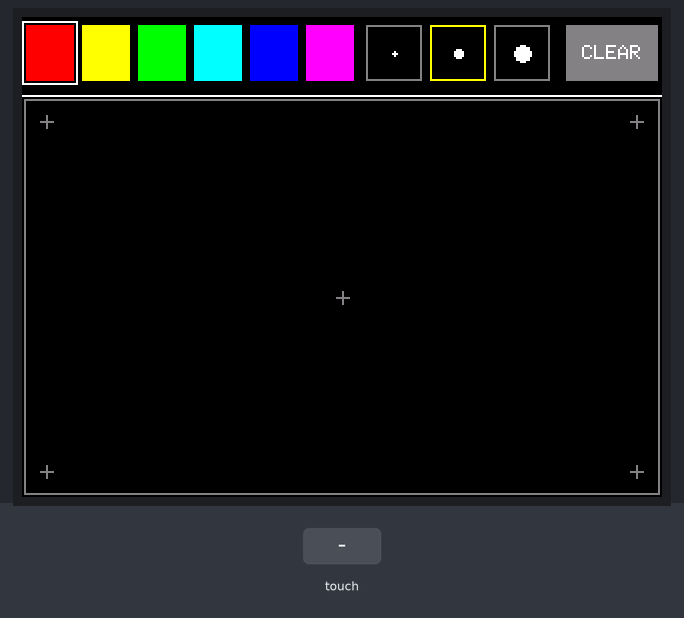
Bench run of a sketch on a simulated Arduino Uno, built with avr-gcc and run on an emulated ATmega328P. Shown: 320×240 colour display. The inputs (shaded band) are chosen by the test bench. What the sketch prints to the serial monitor is not drawn.

Above: at 2.6 s.
2.7 s: touch panel pressed at 13 % / 10 % of its raw x / y range
4.2 s: touch panel pressed at 87 % / 10 % of its raw x / y range
At 4.25 s:
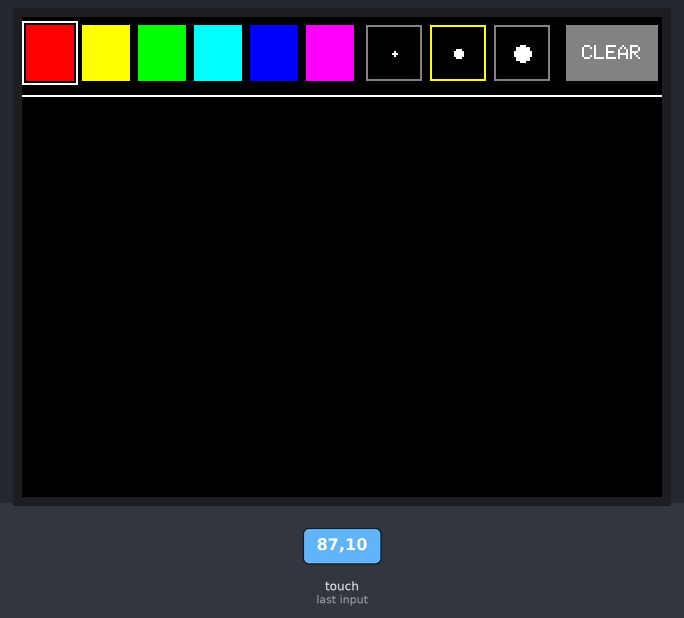
5.7 s: touch panel pressed at 87 % / 30 % of its raw x / y range
At 6.5 s:
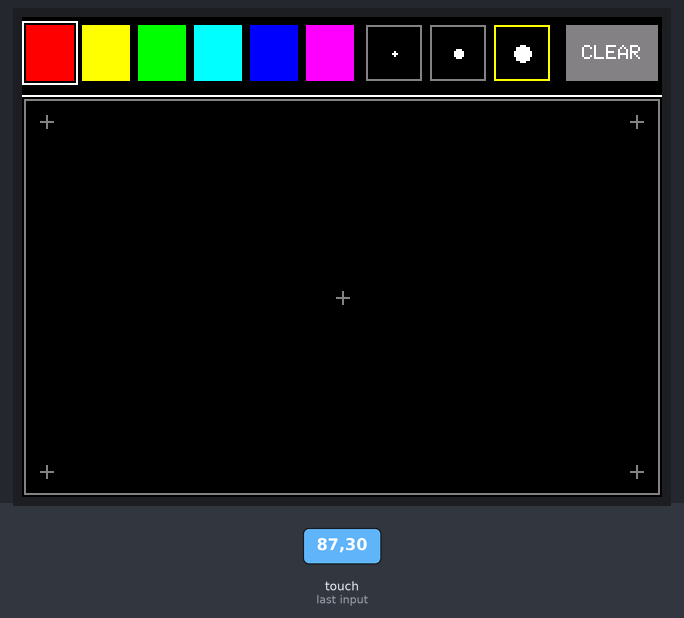
7.2 s: touch panel pressed at 87 % / 70 % of its raw x / y range
At 7.6 s:
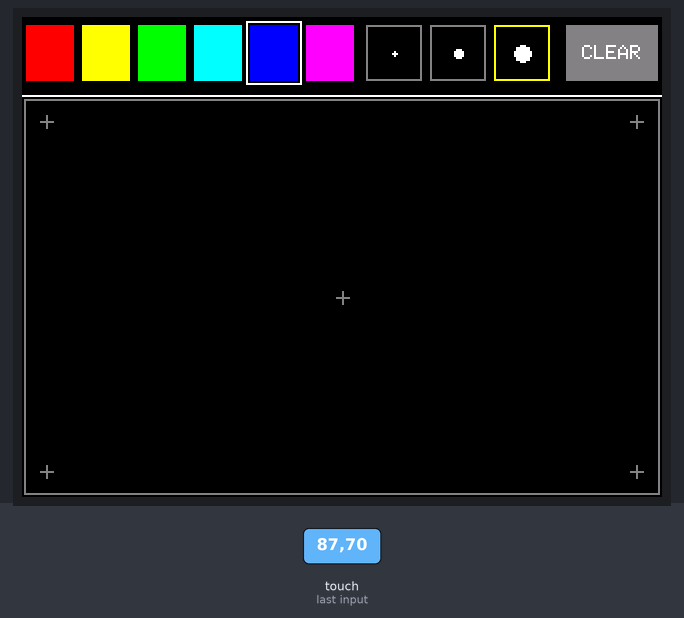
8.7 s: touch panel pressed at 38 % / 10 % of its raw x / y range
10.2 s: touch panel pressed at 62 % / 10 % of its raw x / y range
At 11.3 s:
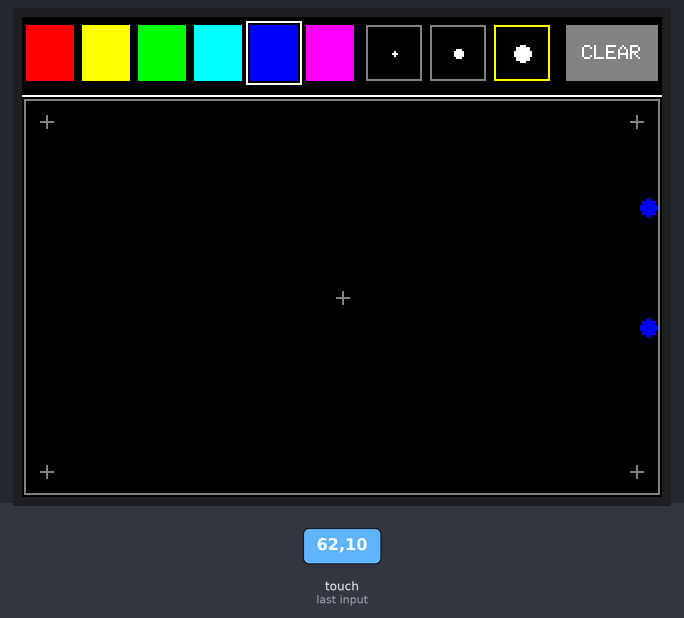
Timing chart, 0 to 12.7 s (numbered marks = the images above; inputs shaded):
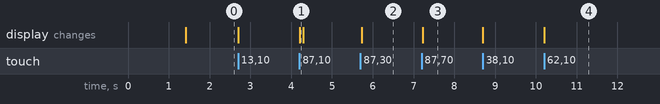

Measured:
- after the input at 4.2 s, the display: changes at once (image 1)
- after the input at 5.7 s, the display: changes at once (image 2)
- after the input at 7.2 s, the display: changes at once (image 3)
- after the input at 10.2 s, the display: changes at once (image 4)

The sketch:

05_Touch_Paint.ino
```cpp
/*
  LAB-03 / TEST-05
  Arduino UNO + MAR2406 2.4" TFT Touch Shield

  Touch Paint / HMI test inspired by the factory "touch_pen" demo,
  but rewritten for the verified current-batch touch wiring and the
  project canonical display orientation ROT1 / 320x240.

  Verified current-batch touch wiring:
    XP = D6
    XM = A2
    YP = A1
    YM = D7

  Certified portrait (ROT0) calibration seed:
    LEFT   = 151
    RIGHT  = 920
    TOP    = 964
    BOTTOM = 169

  Touch is first mapped into the certified ROT0 portrait coordinate
  system (240x320), then transformed into ROT1 landscape:
    landscapeX = portraitY
    landscapeY = 239 - portraitX

  UI:
    - six colors
    - three pen sizes
    - CLEAR button
    - free drawing area

  Purpose:
    Verify that calibrated touch follows the stylus across the full
    320x240 canonical HMI coordinate system without dead zones,
    axis swap, mirroring, or gross nonlinearity.
*/

#include <Adafruit_GFX.h>
#include <MCUFRIEND_kbv.h>
#include <TouchScreen.h>

MCUFRIEND_kbv tft;

#define BLACK   0x0000
#define WHITE   0xFFFF
#define RED     0xF800
#define GREEN   0x07E0
#define BLUE    0x001F
#define CYAN    0x07FF
#define MAGENTA 0xF81F
#define YELLOW  0xFFE0
#define GREY    0x8410

#define MINPRESSURE 40
#define MAXPRESSURE 2000

const int XP = 6;
const int XM = A2;
const int YP = A1;
const int YM = 7;

const int TS_LEFT = 151;
const int TS_RT   = 920;
const int TS_TOP  = 964;
const int TS_BOT  = 169;

TouchScreen ts = TouchScreen(XP, YP, XM, YM, 300);

static const int16_t TOOLBAR_H = 40;
static const uint8_t COLOR_COUNT = 6;
static const uint16_t COLORS[COLOR_COUNT] = {
  RED, YELLOW, GREEN, CYAN, BLUE, MAGENTA
};

static uint16_t currentColor = RED;
static uint8_t currentRadius = 2;
static bool wasPressed = false;
static int16_t lastX = -1;
static int16_t lastY = -1;

static void restoreSharedPins() {
  pinMode(XP, OUTPUT);
  pinMode(XM, OUTPUT);
  pinMode(YP, OUTPUT);
  pinMode(YM, OUTPUT);
}

static TSPoint readTouchRaw() {
  TSPoint p = ts.getPoint();
  restoreSharedPins();
  return p;
}

static bool rawToLandscape(const TSPoint &p, int16_t &x, int16_t &y) {
  if (p.z <= MINPRESSURE || p.z >= MAXPRESSURE) return false;

  long portraitX = map(p.x, TS_LEFT, TS_RT, 0, 239);
  long portraitY = map(p.y, TS_TOP, TS_BOT, 0, 319);

  portraitX = constrain(portraitX, 0, 239);
  portraitY = constrain(portraitY, 0, 319);

  x = (int16_t)portraitY;
  y = (int16_t)(239 - portraitX);

  x = constrain(x, 0, 319);
  y = constrain(y, 0, 239);
  return true;
}

static void drawToolbar() {
  tft.fillRect(0, 0, 320, TOOLBAR_H, BLACK);
  tft.drawFastHLine(0, TOOLBAR_H - 1, 320, WHITE);

  // Six 28 px color swatches: x = 0..167
  for (uint8_t i = 0; i < COLOR_COUNT; ++i) {
    int16_t x = i * 28;
    tft.fillRect(x + 2, 4, 24, 28, COLORS[i]);
    if (COLORS[i] == currentColor) {
      tft.drawRect(x, 2, 28, 32, WHITE);
    }
  }

  // Pen size buttons: 172..267
  const int16_t penX[3] = {172, 204, 236};
  const uint8_t radii[3] = {1, 2, 4};
  for (uint8_t i = 0; i < 3; ++i) {
    tft.drawRect(penX[i], 4, 28, 28,
                 (currentRadius == radii[i]) ? YELLOW : GREY);
    tft.fillCircle(penX[i] + 14, 18, radii[i], WHITE);
  }

  // Clear button: 272..319
  tft.fillRect(272, 4, 46, 28, GREY);
  tft.setTextColor(WHITE);
  tft.setTextSize(1);
  tft.setCursor(280, 14);
  tft.print(F("CLEAR"));
}

static void clearCanvas() {
  tft.fillRect(0, TOOLBAR_H, 320, 240 - TOOLBAR_H, BLACK);

  // Subtle reference frame helps reveal edge/dead-zone problems.
  tft.drawRect(1, TOOLBAR_H + 1, 318, 198, GREY);

  // Five tiny reference marks, deliberately away from toolbar.
  const int16_t pts[5][2] = {
    {12, TOOLBAR_H + 12},
    {307, TOOLBAR_H + 12},
    {12, 227},
    {307, 227},
    {160, 140}
  };
  for (uint8_t i = 0; i < 5; ++i) {
    int16_t x = pts[i][0], y = pts[i][1];
    tft.drawFastHLine(x - 3, y, 7, GREY);
    tft.drawFastVLine(x, y - 3, 7, GREY);
  }
}

static void selectColor(uint8_t index) {
  if (index >= COLOR_COUNT) return;
  currentColor = COLORS[index];
  drawToolbar();
  Serial.print(F("COLOR="));
  Serial.println(index);
}

static void selectPen(uint8_t radius) {
  currentRadius = radius;
  drawToolbar();
  Serial.print(F("PEN R="));
  Serial.println(radius);
}

static void handleToolbar(int16_t x, int16_t y) {
  (void)y;

  if (x < 168) {
    uint8_t idx = x / 28;
    if (idx < COLOR_COUNT) selectColor(idx);
    return;
  }

  if (x >= 172 && x < 200) {
    selectPen(1);
    return;
  }
  if (x >= 204 && x < 232) {
    selectPen(2);
    return;
  }
  if (x >= 236 && x < 264) {
    selectPen(4);
    return;
  }

  if (x >= 272) {
    clearCanvas();
    drawToolbar();
    Serial.println(F("CLEAR"));
    return;
  }
}

static void drawStrokePoint(int16_t x, int16_t y) {
  if (currentRadius <= 1) {
    tft.drawPixel(x, y, currentColor);
  } else {
    tft.fillCircle(x, y, currentRadius, currentColor);
  }
}

void setup() {
  Serial.begin(115200);

  tft.reset();
  uint16_t id = tft.readID();
  tft.begin(id);
  tft.setRotation(1);  // Project canonical HMI orientation: 320x240

  // Explicit TEST-05 splash so it is obvious that no calibration wizard is running.
  tft.fillScreen(BLACK);
  tft.setTextColor(WHITE);
  tft.setTextSize(2);
  tft.setCursor(42, 78);
  tft.println(F("TEST-05"));
  tft.setCursor(28, 106);
  tft.println(F("TOUCH PAINT"));
  tft.setTextSize(1);
  tft.setCursor(56, 138);
  tft.println(F("NO CALIBRATION"));
  delay(1000);

  tft.fillScreen(BLACK);
  clearCanvas();
  drawToolbar();

  Serial.println();
  Serial.println(F("LAB-03 TEST-05 - Touch Paint"));
  Serial.print(F("LCD ID=0x"));
  Serial.println(id, HEX);
  Serial.println(F("Display: ROT1 / 320x240"));
  Serial.println(F("Touch: XP=D6 XM=A2 YP=A1 YM=D7"));
  Serial.println(F("Calibration ROT0: LEFT=151 RIGHT=920 TOP=964 BOTTOM=169"));
  Serial.println(F("Transform: ROT0 touch -> ROT1 HMI"));
  Serial.println(F("Draw across all edges and center. Use palette / pen / CLEAR."));
}

void loop() {
  TSPoint p = readTouchRaw();

  int16_t x, y;
  bool pressed = rawToLandscape(p, x, y);

  if (pressed) {
    if (!wasPressed) {
      Serial.print(F("DOWN X="));
      Serial.print(x);
      Serial.print(F(" Y="));
      Serial.print(y);
      Serial.print(F(" RAW="));
      Serial.print(p.x);
      Serial.print(',');
      Serial.print(p.y);
      Serial.print(F(" Z="));
      Serial.println(p.z);
    }

    if (y < TOOLBAR_H) {
      if (!wasPressed) handleToolbar(x, y);
      lastX = -1;
      lastY = -1;
    } else {
      // Draw a continuous stroke. Interpolate with a line for fast moves.
      if (lastX >= 0 && lastY >= TOOLBAR_H) {
        tft.drawLine(lastX, lastY, x, y, currentColor);
      }
      drawStrokePoint(x, y);
      lastX = x;
      lastY = y;
    }

    wasPressed = true;
  } else {
    if (wasPressed) {
      Serial.println(F("UP"));
    }
    wasPressed = false;
    lastX = -1;
    lastY = -1;
  }

  delay(8);
}
```
